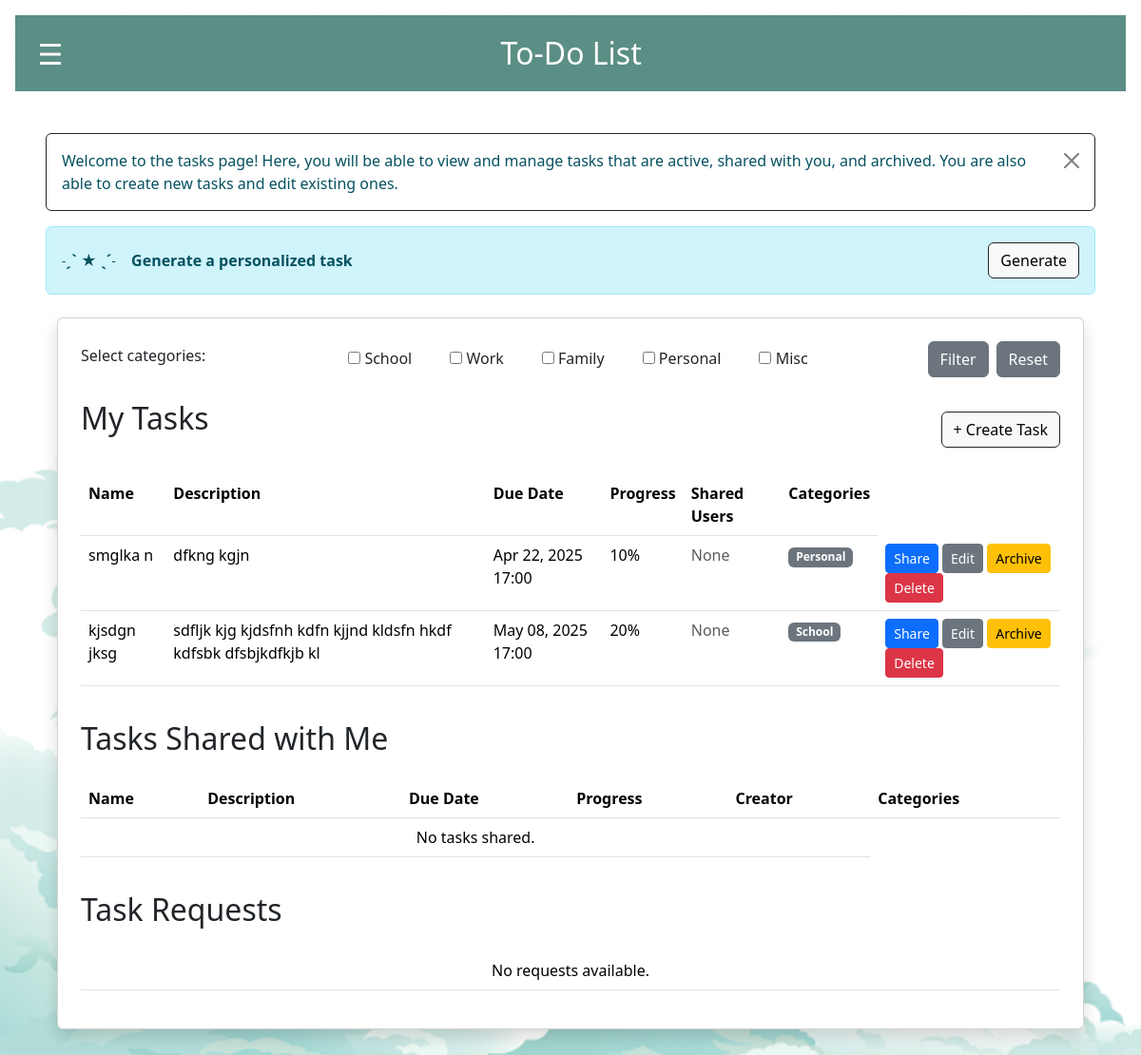
Page /tasks/ (signed in) on the committed database.
### todoapp/models.py (models this page shows, shortened)
class Category(models.Model):
    name = models.CharField(max_length=50)
    def __str__(self):
        return self.name

class Task(models.Model):
    name = models.CharField(max_length=255)
    creator = models.ForeignKey(User, on_delete=models.CASCADE)
    description = models.TextField()
    due_date = models.DateTimeField()
    progress = models.IntegerField(default=0)
    is_completed = models.BooleanField(default=False)
    is_archived = models.BooleanField(default=False)
    categories = models.ManyToManyField(Category, related_name="tasks", blank=True)
    assigned_users = models.ManyToManyField(User, related_name="assigned_tasks")
    notifications_enabled = models.BooleanField(default=False)

### todoapp/views.py (the view)
# urls.py: path('tasks/', views.task_view, name='task_view'),
@login_required(login_url='/')
def task_view(request):
    tasks = Task.objects.filter(
        Q(creator=request.user) | Q(assigned_users=request.user),
        Q(is_archived=False)
    ).distinct()
    task_requests = TaskCollabRequest.objects.filter(to_user=request.user)
    shared_tasks = Task.objects.filter(assigned_users=request.user)
    has_task = Task.objects.filter(creator=request.user).exists()
    form, filtered_tasks, shared_filtered_tasks, _ = get_filtered_tasks(request)
    task_suggestion = get_ai_task_suggestion(request)
    suggested_name = task_suggestion.get('name', '') if task_suggestion else ''
    suggested_description = task_suggestion.get('description', '') if task_suggestion else ''
    suggested_categories = task_suggestion.get('categories', []) if task_suggestion else []
    return render(request, 'task_view.html', {
        'my_tasks': filtered_tasks,
        'task_requests': task_requests,
        'shared_tasks': shared_filtered_tasks,
        'vapid_key': settings.WEBPUSH_SETTINGS['VAPID_PUBLIC_KEY'],
		'form': form,
        'suggested_name': suggested_name,
        'suggested_description': suggested_description,
        'suggested_categories': suggested_categories,
        'has_task': has_task
    })

### todoapp/forms.py
class FilterTasksForm(forms.Form):
    user_category_filter = forms.ModelMultipleChoiceField(
        queryset=Category.objects.all(),
        widget=forms.CheckboxSelectMultiple,
        required=False,
        label="Select categories:"
    )

### todoapp/context_processors.py (called while the page is built)
def vapid_key(request):
    return {
        'vapid_key': settings.VAPID_PUBLIC_KEY
    }

### todoapp/views.py (called while the page is built, shortened)
def get_filtered_tasks(request):
    form = FilterTasksForm(request.GET or None)
    my_filtered_tasks = Task.objects.filter(
        creator=request.user,
        is_archived=False
    )
    shared_filtered_tasks = Task.objects.filter(
        assigned_users=request.user,
        is_archived=False
    )
    filtered_archived_tasks = Task.objects.filter(
        is_archived=True
    ).filter(
        Q(creator=request.user) | Q(assigned_users=request.user)
    ).distinct()
    return form, my_filtered_tasks, shared_filtered_tasks, filtered_archived_tasks

### todoapp/templates/task_view.html (shortened to what this page needs)
{% extends 'base.html' %}
{% block content %}
{% block extra_css %}
    <link href="https://cdn.jsdelivr.net/npm/select2@4.0.13/dist/css/select2.min.css" rel="stylesheet" />
{% endblock %}
<div class="alert alert-info alert-dismissible fade show d-flex justify-content-between align-items-center flex-wrap gap-2 border border-dark" style="background-color:white;" role="alert">
    <p class="mb-0">
      Welcome to the tasks page! Here, you will be able to view and manage tasks that are active, shared with you, and archived. You are also able to create new tasks and edit existing ones.
    </p>
    <button type="button" class="btn-close" data-bs-dismiss="alert" aria-label="Close"></button>
  </div>
  <div class="alert alert-info d-flex justify-content-between align-items-center flex-wrap gap-2">
    {% if suggested_name and has_task %}
        <p class="mb-0 mt-2" title="Personalized tasks are suggested to you based on your activity and patterns! Click 'Add Task' to customize this task and add it to your calendar.">
            <b>˗ˏˋ ★ ˎˊ˗ &ensp; Task Suggestion: &ensp;</b> {{ suggested_name }}
        </p>
        <div class="d-flex gap-2 ms-auto">
            <a href="{% url 'add_task' %}?name={{ suggested_name|urlencode }}&description={{ suggested_description|urlencode }}{% for cat in suggested_categories %}&categories={{ cat|urlencode }}{% endfor %}" class="btn btn-light border border-dark">
                Add Task
            </a>
            <form method="get">
                <button name="generate-task" type="submit" class="btn btn-light border border-dark">Generate Task</button>
            </form>
        </div>
    {% elif has_task and not suggested_name %}
        <strong>˗ˏˋ ★ ˎˊ˗ &ensp; Generate a personalized task</strong>
        <form method="get" class="ms-auto">
            <button name="generate-task" type="submit" class="btn btn-light border border-dark">Generate</button>
        </form>
    {% else %}
        <strong>˗ˏˋ ★ ˎˊ˗ &ensp; Create a task first!</strong>
    {% endif %}
</div>
<div class="container mt-4">
    <div class="card p-4 shadow">
        <div class="filter-form">
            <form method="get" title="Select a category to filter all tasks based on their category assignment." name="filter_tasks" class="d-flex justify-content-between align-items-center flex-wrap gap-2">
                <label class="form-label">{{ form.user_category_filter.label }}</label>
                <div class="d-flex flex-row gap-3">
                    {% for checkbox in form.user_category_filter %}
                        <div class="form-check">
                            {{ checkbox.tag }}
                            <label class="form-check-label">{{ checkbox.choice_label }}</label>
                        </div>
                    {% endfor %}
                </div>
                <div class="d-flex gap-2">
                    <button type="submit" name="make-filter" class="btn btn-secondary">Filter</button>
                    <button type="button" name="reset-filter" class="btn btn-secondary" onclick="resetFilter()">Reset</button>
                </div>
            </form>
        </div>
        <div class="title-card d-flex justify-content-between align-items-center mt-4 mb-3" style="margin-top:20px;">
            <h2 class="mb-4">My Tasks</h2>
            <a href="{% url 'add_task' %}" class="btn btn-light border border-dark">+ Create Task</a>
        </div>
        <table class="table">
            <tbody>
                <tr>
                    <th>Name</th>
                    <th>Description</th>
                    <th>Due Date</th>
                    <th>Progress</th>
                    <th>Shared Users</th>
                    <th>Categories</th>
                </tr>
                {% for task in my_tasks %}
                <tr>
                    <td>{{ task.name }}</td>
                    <td>{{ task.description }}</td>
                    <td>{{ task.due_date|date:"M d, Y H:i" }}</td>
                    <td>{{ task.progress }}%</td>
                    <td>
                        {% for user in task.assigned_users.all %}
                            <span class="badge bg-secondary">{{ user.username }}</span>
                        {% empty %}
                            <span class="text-muted">None</span>
                        {% endfor %}
                    </td>
                    <td>
                        {% for category in task.categories.all %}
                            <span class="badge bg-secondary">{{ category.name }}</span>
                        {% empty %}
                            <span class="text-muted">None</span>
                        {% endfor %}
                    </td>
                    <td>
                        <a class="btn btn-primary btn-sm" href="{% url 'share_task' task_id=task.id %}">Share</a>
                        <a class="btn btn-secondary btn-sm" href="{% url 'edit_task' task.id %}">Edit</a>
                        <a class="btn btn-warning btn-sm" href="{% url 'archive_task' task.id %}">Archive</a>
                        <button class="btn btn-danger btn-sm" onclick="confirmDelete({{ task.id }})">Delete</button>
                    </td>
                </tr>
                {% empty %}
                <tr>
                    <td colspan="5" class="text-center">No tasks available.</td>
                </tr>
                {% endfor %}
            </tbody>
        </table>
        <div class="title-card">
            <h2 class="mb-4" style="margin-top:20px;">Tasks Shared with Me</h2>
        </div>
        <table class="table">
                <tr>
                    <th>Name</th>
                    <th>Description</th>
                    <th>Due Date</th>
                    <th>Progress</th>
                    <th>Creator</th>
                    <th>Categories</th>
                </tr>
                {% for task in shared_tasks %}
                <tr>
                    <td>{{ task.name }}</td>
                    <td>{{ task.description }}</td>
                    <td>{{ task.due_date|date:"M d, Y H:i" }}</td>
                    <td>{{ task.progress }}%</td>
                    <td>{{ task.creator }}</td>
                    <td>
                        {% for category in task.categories.all %}
                            <span class="badge bg-secondary">{{ category.name }}</span>
                        {% empty %}
                            <span class="text-muted">None</span>
                        {% endfor %}
                    </td>
                    <td>
                        <div class="button-container">
                            <a class="btn btn-primary btn-sm" href="{% url 'share_task' task_id=task.id %}">Share</a>
                            <a href="{% url 'exit_task' task_id=task.id %}" class="btn btn-danger btn-sm">Exit</a>
                        </div>
                    </td>
                </tr>
                {% empty %}
                <tr>
                    <td colspan="5" class="text-center">No tasks shared.</td>
                </tr>
                {% endfor %}
        </table>
        <div class="title-card">
            <h2 class="mb-4" style="margin-top: 20px;">Task Requests</h2>
        </div>
        <table class="table">
            <tbody>
                {% if task_requests %}
                <tr>
                    <th>Name</th>
                    <th>Description</th>
                    <th>Due Date</th>
                    <th>Progress</th>
                    <th>Creator</th>
                    <th>Actions</th>
                </tr>
                {% for request in task_requests %}
                <tr>
                    <td>{{ request.task.name }}</td>
                    <td>{{ request.task.description }}</td>
                    <td>{{ request.task.due_date|date:"M d, Y H:i" }}</td>
                    <td>{{ request.task.progress }}</td>
                    <td>Shared from user {{request.task.creator}}</td>
                    <td>
                        <form method="post" action="{% url 'accept_task' request.id %}">
                            {% csrf_token %}
                            <button class="btn btn-primary btn-sm" name="accept_request">Accept</button>
                            <button class="btn btn-danger btn-sm" name="decline_request">Decline</button>
                        </form>
                    </td>
                </tr>
                {% endfor %}
                {% else %}
                <tr>
                    <td colspan="5" class="text-center">No requests available.</td>
                </tr>
                {% endif %}
            </tbody>
        </table>
    </div>
</div>
{% endblock %}

### todoapp/static/styles.css (style rules this page uses)
.title-card { display: flex; gap: 10px; }

### todoapp/templates/base.html (style rules this page uses)
body { margin: 0; background-image: url('../static/todolist-background.png'); background-size: cover; background-repeat: no-repeat; }

### rows in the picture
Category: choice_label "School", name "School"
Category: choice_label "Work"
Category: choice_label "Family"
Category: choice_label "Personal", name "Personal"
Category: choice_label "Misc"
Task: name "smglka n", description "dfkng kgjn", due_date "Apr 22, 2025 17:00", progress "10"
Task: name "kjsdgn jksg", description "sdfljk kjg kjdsfnh kdfn kjjnd kldsfn hkdf kdfsbk dfsbjkdfkjb kl", due_date "May 08, 2025 17:00", progress "20"
